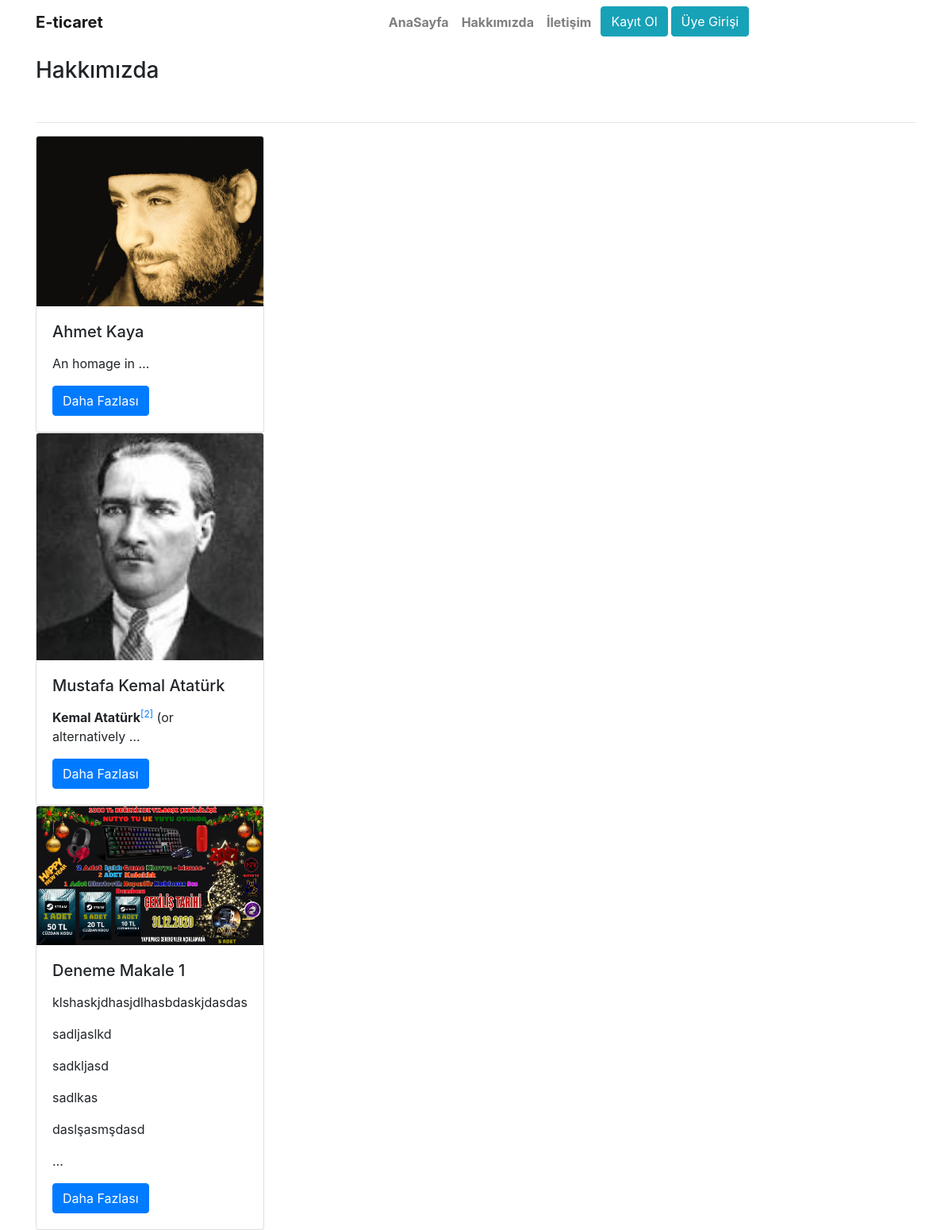
Screenshot of /blog/ with the database file from the repository.
### article/models.py (models this page shows, shortened)
class Article(models.Model):
    author = models.ForeignKey('auth.User', on_delete=models.CASCADE,verbose_name="Yazar")
    title =models.CharField(max_length=50,verbose_name="Başlık")
    content = RichTextField()
    created_date = models.DateTimeField(auto_now_add=True,verbose_name="Oluşturulma Tarihi")
    article_image = models.FileField(blank = True,null = True,verbose_name="Makaleye Fotoğraf Ekle")

### article/views.py (the view)
# urls.py: 2. Add a URL to urlpatterns:  path('blog/', include('blog.urls'))
def blog(request):
    articles = Article.objects.all()
    return render(request,"blog.html",{"articles": articles})

### templates/blog.html
{% extends "leyaut.html" %}
{% block body %}
{% include "inculudes/navbar.html" %}
<div class="container">
<h3>Hakkımızda</h3>
<br>
<hr>
<div class="row">
<div class="col-md-8">
{% if articles %}
{% for article in articles %}
<div class="card" style="width: 18rem;">
{% if article.article_image %}
        <img class="card-img-top" src="{{article.article_image.url}}" alt="">
    {% endif %}
  <div class="card-body">
    <h5 class="card-title">{{article.title}}</h5>
    <p class="card-text">{{article.content|safe|truncatewords:5}}</p>
    <a href="{% url 'article:detail' article.title %}" class="btn btn-primary">Daha Fazlası</a>
  </div>
</div>
{% endfor %}
{% else %}
<div class="alert alert-danger">Makale Bulunamadı</div>
{% endif %}
</div>
<div class="col-md-4">
</div>
</div>
</div>
{% endblock body %}

### templates/leyaut.html (shortened to what this page needs)
<!DOCTYPE html>
{% load static %}
<html>
<head>
    <link rel="stylesheet" href="https://cdn.jsdelivr.net/npm/bootstrap@4.5.3/dist/css/bootstrap.min.css"
>
    <link rel="stylesheet" href="https://cdnjs.cloudflare.com/ajax/libs/font-awesome/5.13.0/css/all.min.css">
    <link rel="stylesheet" href="{% static 'css/style.css' %}">
</head>
<body>
    <br><br><br>
    {% block body %}
    {% endblock body %}
</body>
</html>

### templates/inculudes/navbar.html (shortened to what this page needs)
<nav class=" navbar navbar-expand-lg navbar-light  fixed-top " id="navbar">
            <div class="container">
                <a class="navbar-brand" href="/">E-ticaret</a>
                <div class="collapse navbar-collapse" id="navbarSupportedContent">
                    <ul class="navbar-nav mr-auto">
                        <li class="nav-item">
                            <a class="nav-link" href="/">AnaSayfa <span class="sr-only">(current)</span></a>
                        </li>
                        <li class="nav-item">
                            <a class="nav-link" href="/about">Hakkımızda</a>
                        </li>
                        <li class="nav-item">
                            <a class="nav-link" href="#tlp-formsc">İletişim</a>
                        </li>
                        {% if request.user.is_authenticated %}
                            {% if request.user.is_superuser  %}
                                <li class="nav-item"><a class="btn btn-danger rounded ml-1" href="/admin">Admin Panel</a></li>
                            {% else %}
                            {% endif %}
                            <li class="nav-item"><a class="btn btn-info rounded ml-1" href="/articles/dashboard/">Dashboard</a></li>
                            <li class="nav-item"><a class="btn btn-info rounded ml-1" href="/user/logout/">Çıkış Yap</a></li>
                        {% else %}
                            <li class="nav-item"><a class="btn btn-info rounded ml-1" href="/user/register/">Kayıt Ol</a></li>
                            <li class="nav-item"><a class="btn btn-info rounded ml-1" href="/user/login/">Üye Girişi</a></li>
                        {% endif %}
                    </ul>
                </div>
            </div>
        </nav>

### static/css/style.css (style rules this page uses)
.navbar { background-color: white; font-weight: bold; }
.navbar-brand { margin-right: 22rem; }

### rows the page displays
Article: article_image (picture), title "Ahmet Kaya", content "An homage in …"
Article: article_image (picture), title "Mustafa Kemal Atatürk", content "Kemal Atatürk [2] (or alternatively …"
Article: article_image (picture), title "Deneme Makale 1", content "klshaskjdhasjdlhasbdaskjdasdas sadljaslkd sadkljasd sadlkas daslşasmşdasd …"
